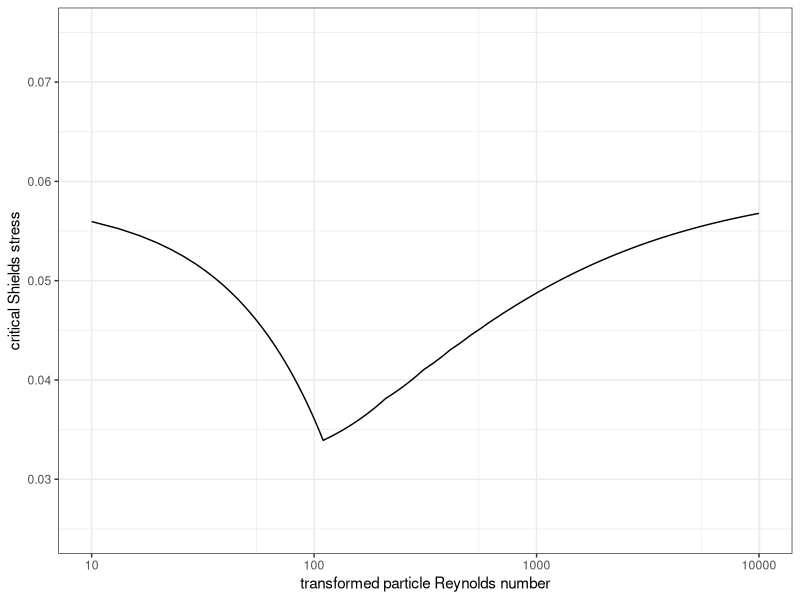
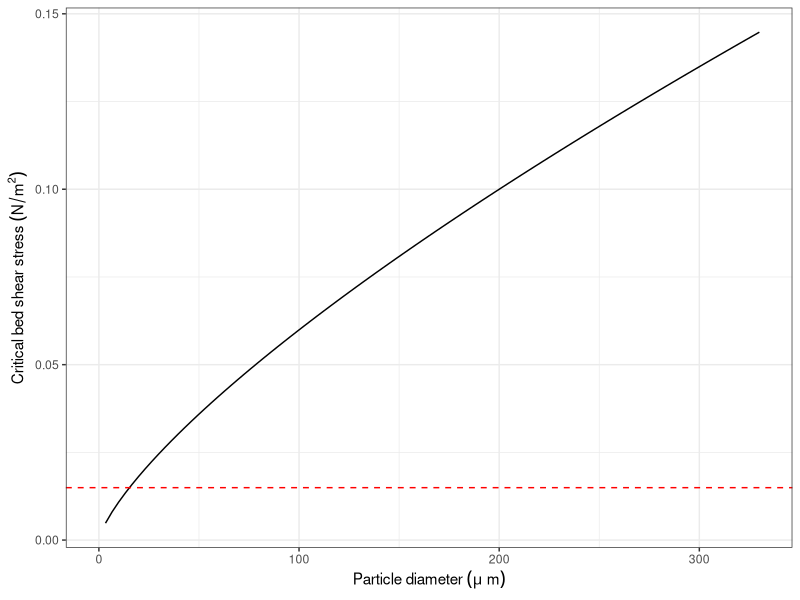
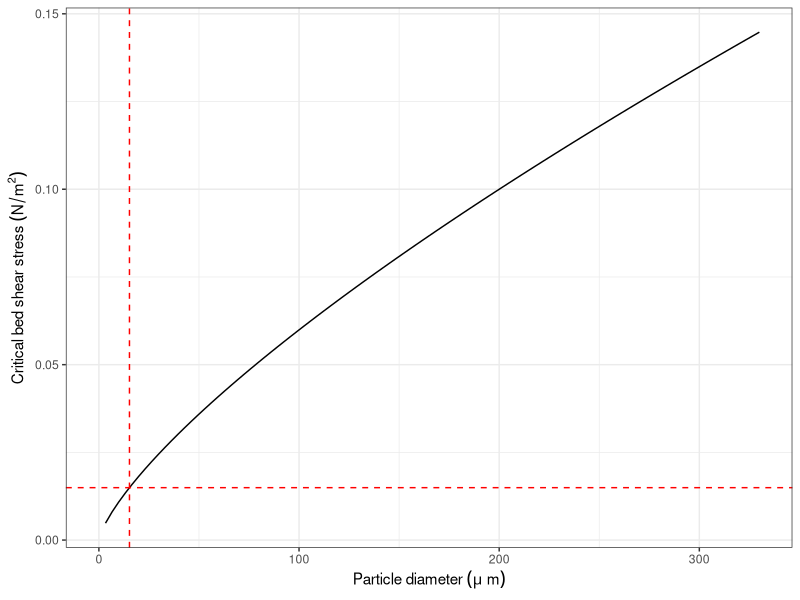

The R script that drew these images, in order: (Note: this script raises an error after producing the figures.)
#06 Shields Criterion Analysis

library(ggplot2)
library(magrittr)
library(dplyr)

#Defining constants
sv <- 0.0038656761 #shear velocity in m/s using the ADV experiments from 12/5/2018 in the upstream reach
kv <- 1.0023*10^(-6) #approximate kinematic viscosity of water at 20 degrees centigrade in m2/s
rho_w <- 998.2071 #approximate water density at 20 degrees centigrade in kg/m3
rho_s <- 1300 #approximate walnut shell density in kg/m3
bs <- 0.01494345 #computed bed shear stress for flume at 30 hZ (upstream section)

re <- function(d) (sv*d)/kv #a function to compute the particle Reynolds number
Rep <- function(re) re*sqrt((rho_s-rho_w)/rho_w) #a function to compute the transformed particle Reynolds number
taustar <- function(Rep) { #a function to compute the critical Shields stress
  if (Rep<3.16) {
    return(0.135*Rep^(-0.261))
  } else {
    y <- Rep^(-0.6)
    return((0.22*y)+(0.06*exp(-17.77*y)))
  }
}
ts_plot <- function(Rep) sapply(Rep, taustar) #a function to vectorize the function taustar

#A plot of transformed particle Reynolds number vs time
ggplot(data.frame(x=seq(10, 10^4, length.out=1000)))+
  stat_function(fun=ts_plot, aes(x=x))+
  coord_trans(x="log10")+
  ylim(0.025, 0.075)+
  labs(x="transformed particle Reynolds number", y="critical Shields stress")+
  scale_x_continuous(breaks=10^c(1:4), labels=10^c(1:4))+
  theme_bw()
taub <- function(d, taustar) (rho_s-rho_w)*9.81*d*taustar 

#A plot of bed shear stress as a function of particle diameter
shields <- function(d) { #a function to compute bed shear stress for initial motion in N/m2
  ts <- d %>%
    re() %>%
    Rep() %>%
    taustar()
  return((rho_s-rho_w)*9.81*d*ts)
}
shields_vectorized <- function(d) sapply(d, shields)

ggplot(data.frame(x=seq(0, 330*10^(-6), length.out=300)))+
  stat_function(fun=shields_vectorized, aes(x=x))+
  labs(x=expression(Particle~diameter~(mu~m)), y=expression(Critical~bed~shear~stress~(N/m^2)))+
  scale_x_continuous(labels=function(x) x/10^(-6))+
  geom_hline(yintercept=bs, lty=2, col="red")+ #assuming that this upstream bed shear stress is representative
  theme_bw()

#Determine the intersection of the diameter vs shear stress curve and the observed bed shear stress
##Only applicable if the particle diameter is less than 1490 microns:
shields_inv <- function(tau) {
  first <- (sqrt((rho_s-rho_w)/rho_w)*(sv/kv))^0.261
  second <- tau/(0.135*(rho_s-rho_w)*9.81)
  return((first*second)^(1/0.739))
}
shields_inv(bs)*10^6 #the particle diameter in microns that corresponds to the threshold of incipient motion, about 15 microns

ggplot(data.frame(x=seq(0, 330*10^(-6), length.out=300)))+
  stat_function(fun=shields_vectorized, aes(x=x))+
  labs(x=expression(Particle~diameter~(mu~m)), y=expression(Critical~bed~shear~stress~(N/m^2)))+
  scale_x_continuous(labels=function(x) x/10^(-6))+
  geom_vline(xintercept=shields_inv(bs), col="red", lty=2)+
  geom_hline(yintercept=bs, lty=2, col="red")+ #assuming that this upstream bed shear stress is representative
  theme_bw()

#Determine the portion of sediment whose critical shear stress lies below the observed shear stress
pnorm(shields_inv(bs)*10^6, mean=parameters[1], sd=parameters[2])*200 #a very small number (in g)
